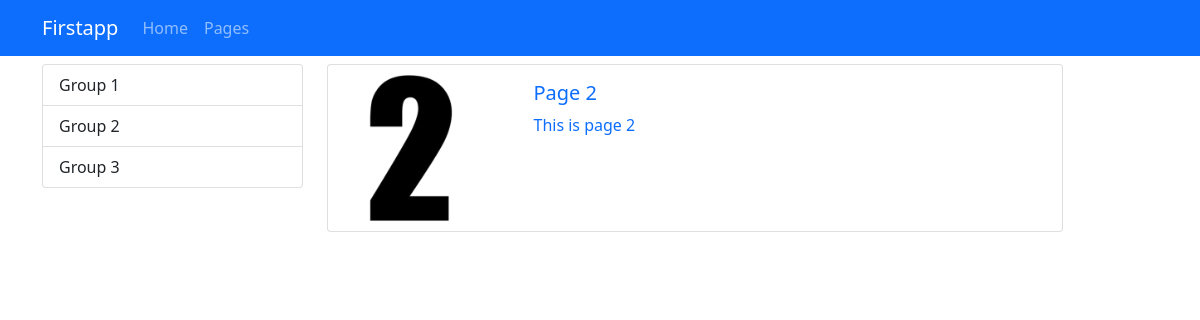
/pages/2, run on the app's committed database.
### first_exp/models.py (models this page shows)
class Page(models.Model):
    title= models.CharField(max_length=200)
    image= models.CharField(max_length=200)
    description= models.TextField(max_length=200)
    is_active= models.BooleanField(default=False)
    is_home= models.BooleanField(default=False)

### first_exp/views.py (the view)
# urls.py: path("pages/<int:id>",views.pages_detail,name="pages_detail")
def pages_detail(request,id):
    selectedPage =  Page.objects.get(id=id)
    return render(request,"first_exp/pages_detail.html",{"page":selectedPage})

### first_exp/templates/first_exp/pages_detail.html (shortened to what this page needs)
{% extends "main.html" %}
{% load static %}
{% block css_files %}
<link rel="stylesheet" href="{% static '/css/style.css' %}">
{% endblock %}
{% block content %}
<div class="container mt-2">
    <div class="row">
        <div class="col-3">
            {% include 'first_exp/partials/categories.html' %}
        </div>
        <div class="col-8">
            <div class="card mb-2">
                <div class="row">
                    <div class="col-md-3">
                        <img class="img-fluid" src="{% static '/img/'|add:page.image %}" alt="">
                    </div>
                    <div class="col-md-9">
                        <div class="card-body">
                            <a href="{% url 'pages_detail' page.id %}" style="text-decoration:none;">
                                <h5 class="card-title">{{page.title}}</h5>
                                <p class="card-text">{{page.description}}</p>
                            </a>
                        </div>
                    </div>
                </div>
            </div>
        </div>
    </div>
</div>
{% endblock %}

### data on the page
Page: image (picture), title "Page 2", description "This is page 2"
